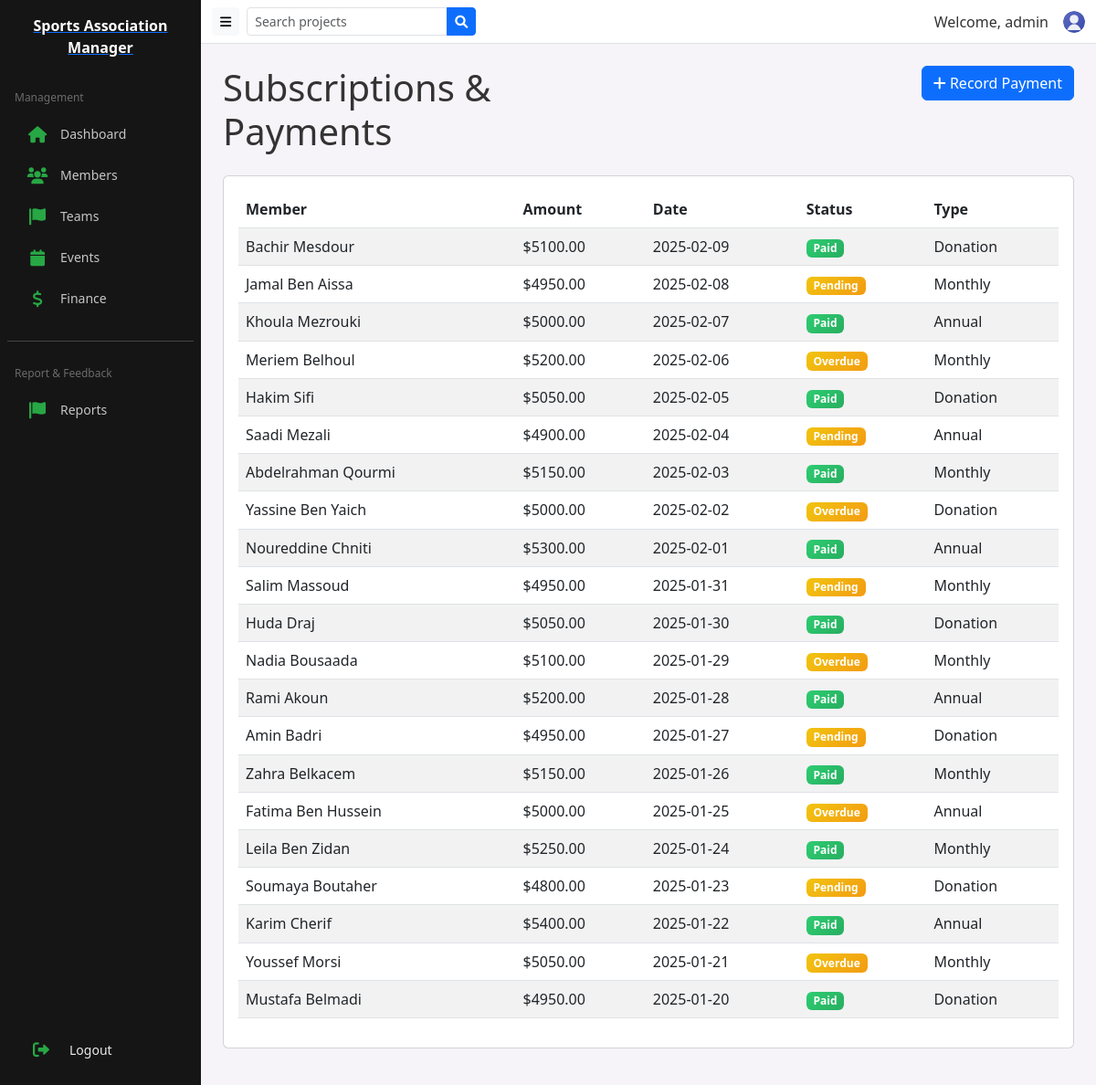
The app's page /public/subscription (signed in) with its own data.
### tables this page shows
CREATE TABLE `subscriptions` (
  `id` int NOT NULL,
  `member_id` int NOT NULL,
  `amount` decimal(10,2) NOT NULL,
  `date` date NOT NULL,
  `status` enum('paid','pending','overdue') DEFAULT 'pending',
  `type` enum('monthly','annual','donation') NOT NULL,
  `created_at` timestamp NULL DEFAULT CURRENT_TIMESTAMP
);

CREATE TABLE `members` (
  `id` int NOT NULL,
  `full_name` varchar(100) NOT NULL,
  `email` varchar(100) NOT NULL,
  `phone` varchar(20) DEFAULT NULL,
  `address` text,
  `join_date` date NOT NULL,
  `team_id` int DEFAULT NULL,
  `photo` varchar(255) DEFAULT NULL,
  `created_at` timestamp NULL DEFAULT CURRENT_TIMESTAMP,
  `major` varchar(100) DEFAULT NULL
);

### app/controllers/SubscriptionController.php (called while the page is built, shortened)
<?php
class SubscriptionController extends Controller {
    public function __construct(){
        $this->subscriptionModel = $this->model('Subscription');
    }
    public function index(){
        $subscriptions = $this->subscriptionModel->getSubscriptions();
        $data = ['subscriptions' => $subscriptions];
        $this->view('subscriptions/index', $data);
    }
}

### app/core/App.php (called while the page is built, shortened)
<?php
class App {
    protected $currentMethod = 'index';
    public function __construct(){
        $url = $this->getUrl();
        if(isset($url[0]) && file_exists('../app/controllers/' . ucwords($url[0]) . 'Controller.php')){
            unset($url[0]);
        }
        $this->currentController = new $this->currentController;
        if(isset($url[1])){
            if(method_exists($this->currentController, $url[1])){
                $this->currentMethod = $url[1];
                unset($url[1]);
            }
        } else {
            $controllerClass = is_object($this->currentController) ? get_class($this->currentController) : $this->currentController;
            if($controllerClass === 'AuthController'){
                $this->currentMethod = 'login';
            } else {
                $this->currentMethod = 'index';
            }
        }
        $this->params = $url ? array_values($url) : [];
        call_user_func_array([$this->currentController, $this->currentMethod], $this->params);
    }
    public function getUrl(){
        if(isset($_GET['url'])){
            $url = rtrim($_GET['url'], '/');
            $url = filter_var($url, FILTER_SANITIZE_URL);
            $url = explode('/', $url);
            return $url;
        }
        return [];
    }
}

### public/index.php (called while the page is built, shortened)
<?php
$init = new App();

### app/core/Database.php (called while the page is built, shortened)
<?php
class Database {
    private $host = DB_HOST;
    private $user = DB_USER;
    private $pass = DB_PASS;
    private $dbname = DB_NAME;
    private $dbh;
    private $stmt;
    public function __construct(){
        $dsn = 'mysql:host=' . $this->host . ';dbname=' . $this->dbname;
        $options = array(
            PDO::ATTR_PERSISTENT => true,
            PDO::ATTR_ERRMODE => PDO::ERRMODE_EXCEPTION
        );
        try{
            $this->dbh = new PDO($dsn, $this->user, $this->pass, $options);
        } catch(PDOException $e){
            $this->error = $e->getMessage();
            if(defined('SHOW_DB_MESSAGES') && SHOW_DB_MESSAGES){
                echo "❌ خطأ في الاتصال: " . $this->error;
            } else {
                error_log('Database connection error: ' . $this->error);
            }
        }
    }
    public function query($sql){
        $this->stmt = $this->dbh->prepare($sql);
    }
    public function execute(){
        return $this->stmt->execute();
    }
    public function resultSet(){
        $this->execute();
        return $this->stmt->fetchAll(PDO::FETCH_OBJ);
    }
}

### app/models/Subscription.php (called while the page is built, shortened)
<?php
class Subscription extends Model {
    public function getSubscriptions(){
        $this->db->query('SELECT subscriptions.*, members.full_name
                          FROM subscriptions
                          JOIN members ON subscriptions.member_id = members.id
                          ORDER BY subscriptions.date DESC');
        return $this->db->resultSet();
    }
}

### app/core/Model.php (called while the page is built, shortened)
<?php
class Model {
    public function __construct(){
        $this->db = new Database;
    }
}

### app/views/subscriptions/index.php (the view)
<?php require APPROOT . '/views/layouts/header.php'; ?>
<div class="row mb-3">
    <div class="col-md-6">
        <h1>Subscriptions & Payments</h1>
    </div>
    <div class="col-md-6">
        <a href="<?php echo URLROOT; ?>/subscription/add" class="btn btn-primary float-end">
            <i class="fa fa-plus"></i> Record Payment
        </a>
    </div>
</div>
<div class="card card-body mb-3">
    <table class="table table-striped">
        <thead>
            <tr>
                <th>Member</th>
                <th>Amount</th>
                <th>Date</th>
                <th>Status</th>
                <th>Type</th>
            </tr>
        </thead>
        <tbody>
            <?php foreach($data['subscriptions'] as $sub) : ?>
            <tr>
                <td><?php echo $sub->full_name; ?></td>
                <td>$<?php echo $sub->amount; ?></td>
                <td><?php echo $sub->date; ?></td>
                <td>
                    <span class="badge bg-<?php echo ($sub->status == 'paid') ? 'success' : 'warning'; ?>">
                        <?php echo ucfirst($sub->status); ?>
                    </span>
                </td>
                <td><?php echo ucfirst($sub->type); ?></td>
            </tr>
            <?php endforeach; ?>
        </tbody>
    </table>
</div>
<?php require APPROOT . '/views/layouts/footer.php'; ?>

### public/css/style.css (style rules this page uses)
:root { --sidebar-width:80px; --sidebar-expanded-width:220px; --sidebar-collapsed-width:80px; --brand-color:#28a745; --sidebar-bg: #151515; --sidebar-item-bg-hover: rgba(255,122,24,0.06); }
body { background:#f6f4f8;font-family:Segoe UI, Roboto, Helvetica, Arial, sans-serif;color:#333 }
.bg-success { background:linear-gradient(135deg,#2ecc71,#27ae60)!important }
.bg-warning { background:linear-gradient(135deg,#f1c40f,#f39c12)!important }

### records on screen
subscriptions: member.full_name "Bachir Mesdour", amount "5100.00", date "2025-02-09", status "Paid", type "Donation"
subscriptions: member.full_name "Jamal Ben Aissa", amount "4950.00", date "2025-02-08", status "Pending", type "Monthly"
subscriptions: member.full_name "Khoula Mezrouki", amount "5000.00", date "2025-02-07", status "Paid", type "Annual"
subscriptions: member.full_name "Meriem Belhoul", amount "5200.00", date "2025-02-06", status "Overdue", type "Monthly"
subscriptions: member.full_name "Hakim Sifi", amount "5050.00", date "2025-02-05", status "Paid", type "Donation"
subscriptions: member.full_name "Saadi Mezali", amount "4900.00", date "2025-02-04", status "Pending", type "Annual"
subscriptions: member.full_name "Abdelrahman Qourmi", amount "5150.00", date "2025-02-03", status "Paid", type "Monthly"
subscriptions: member.full_name "Yassine Ben Yaich", amount "5000.00", date "2025-02-02", status "Overdue", type "Donation"
subscriptions: member.full_name "Noureddine Chniti", amount "5300.00", date "2025-02-01", status "Paid", type "Annual"
subscriptions: member.full_name "Salim Massoud", amount "4950.00", date "2025-01-31", status "Pending", type "Monthly"
subscriptions: member.full_name "Huda Draj", amount "5050.00", date "2025-01-30", status "Paid", type "Donation"
subscriptions: member.full_name "Nadia Bousaada", amount "5100.00", date "2025-01-29", status "Overdue", type "Monthly"
subscriptions: member.full_name "Rami Akoun", amount "5200.00", date "2025-01-28", status "Paid", type "Annual"
subscriptions: member.full_name "Amin Badri", amount "4950.00", date "2025-01-27", status "Pending", type "Donation"
subscriptions: member.full_name "Zahra Belkacem", amount "5150.00", date "2025-01-26", status "Paid", type "Monthly"
subscriptions: member.full_name "Fatima Ben Hussein", amount "5000.00", date "2025-01-25", status "Overdue", type "Annual"
subscriptions: member.full_name "Leila Ben Zidan", amount "5250.00", date "2025-01-24", status "Paid", type "Monthly"
subscriptions: member.full_name "Soumaya Boutaher", amount "4800.00", date "2025-01-23", status "Pending", type "Donation"
subscriptions: member.full_name "Karim Cherif", amount "5400.00", date "2025-01-22", status "Paid", type "Annual"
subscriptions: member.full_name "Youssef Morsi", amount "5050.00", date "2025-01-21", status "Overdue", type "Monthly"
subscriptions: member.full_name "Mustafa Belmadi", amount "4950.00", date "2025-01-20", status "Paid", type "Donation"

### other values on screen
SITENAME "Sports Association Manager"
$_SESSION['user_username'] "admin"
